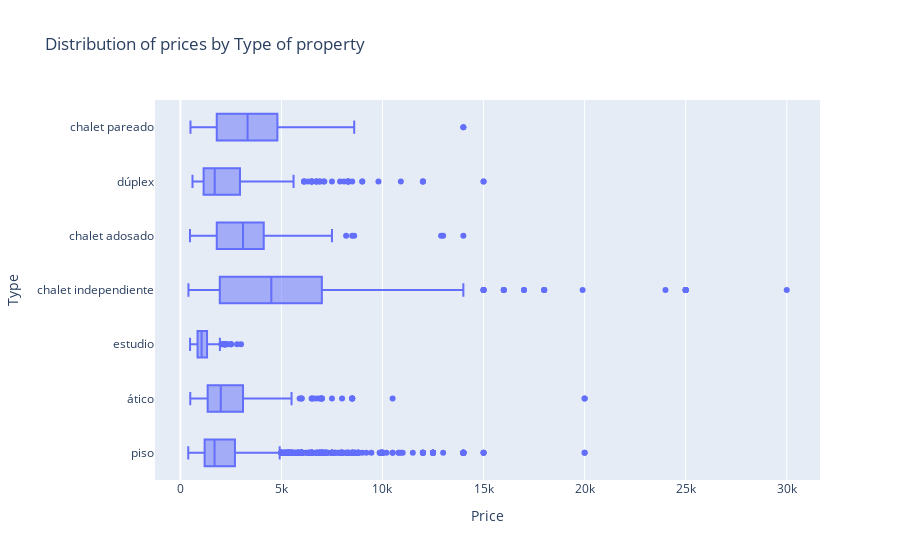

The code cell stored with this chart in its notebook:
### Code cell
show_the_price_per_type()

### Figure 1 — Plotly figure (JSON) as saved in the notebook; plotly's stock layout.template omitted (floating-point values rounded to 4 significant figures; data arrays with more than 128 entries replaced by an {"elided": "..."} marker saying what was removed)
{"data": [{"alignmentgroup": "True", "hovertemplate": "Price=%{x}<br>Type=%{y}<extra></extra>", "legendgroup": "", "marker": {"color": "#636efa"}, "name": "", "notched": false, "offsetgroup": "", "orientation": "h", "showlegend": false, "type": "box", "x": {"elided": "8287 int values"}, "x0": " ", "xaxis": "x", "y": {"elided": "8287 str values"}, "y0": " ", "yaxis": "y"}], "layout": {"boxmode": "group", "legend": {"tracegroupgap": 0}, "title": {"text": "Distribution of prices by Type of property"}, "xaxis": {"anchor": "y", "domain": [0, 1], "title": {"text": "Price"}}, "yaxis": {"anchor": "x", "domain": [0, 1], "title": {"text": "Type"}}}}
